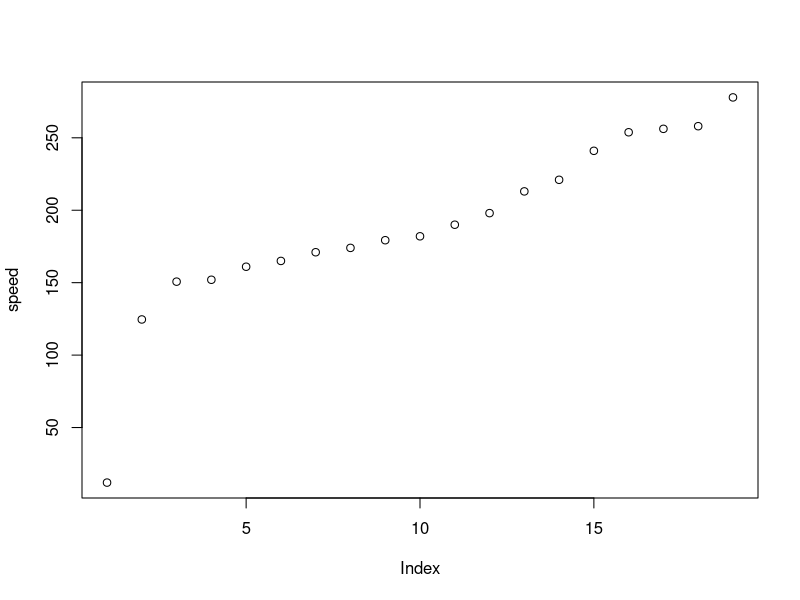
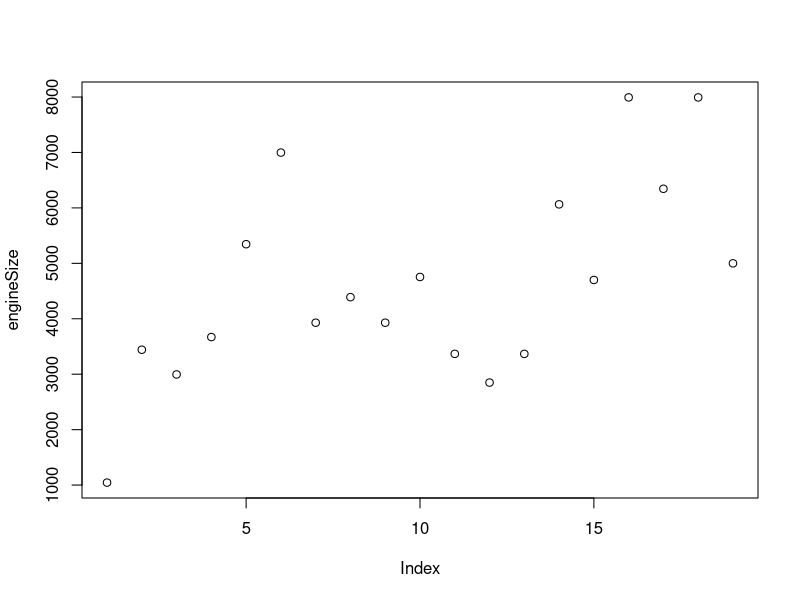
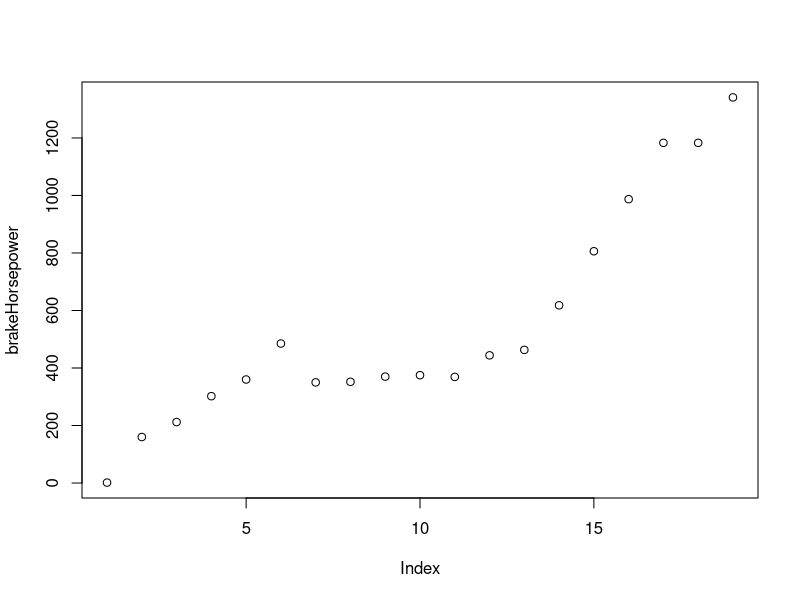
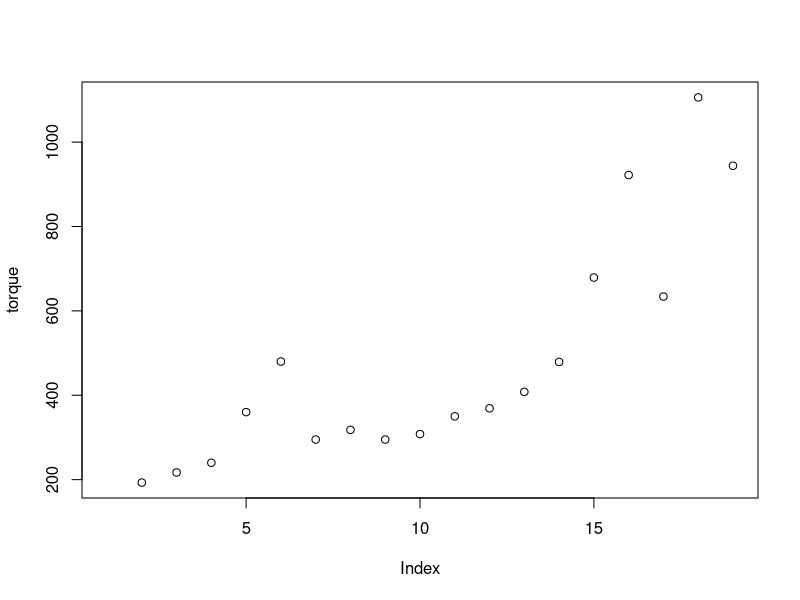
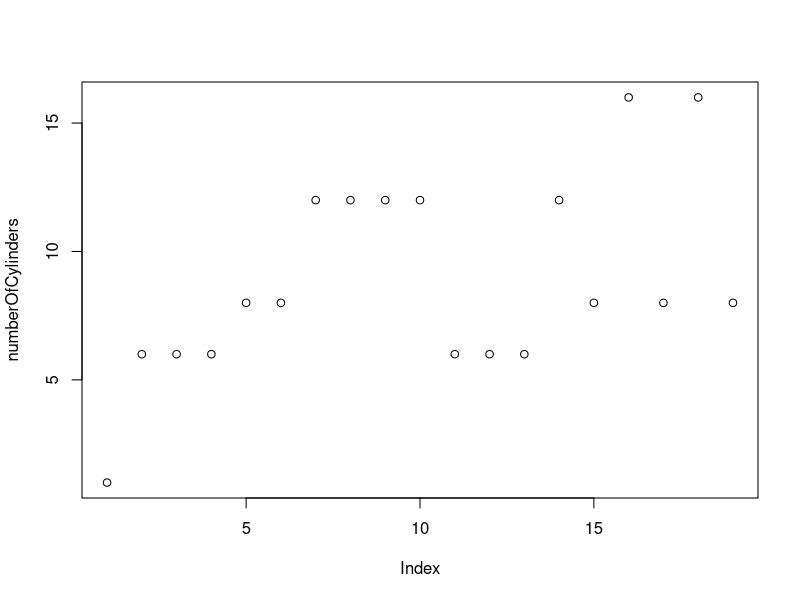
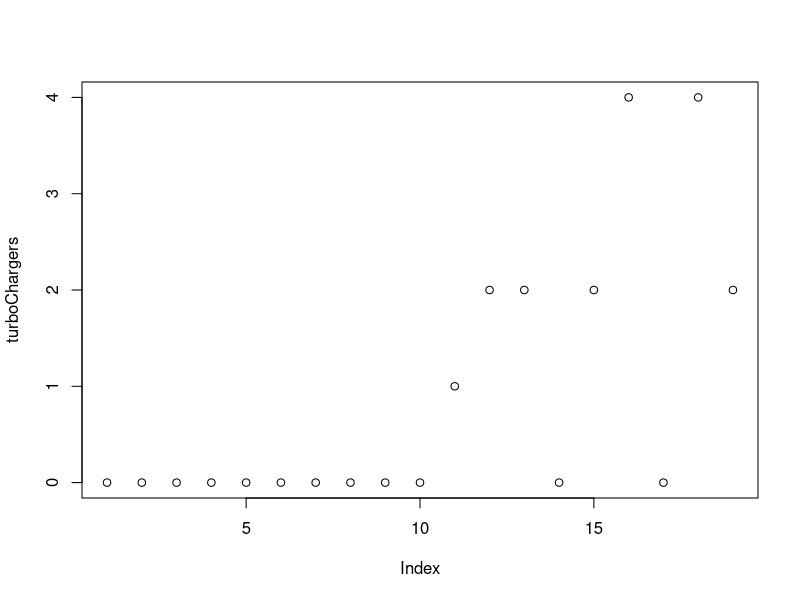
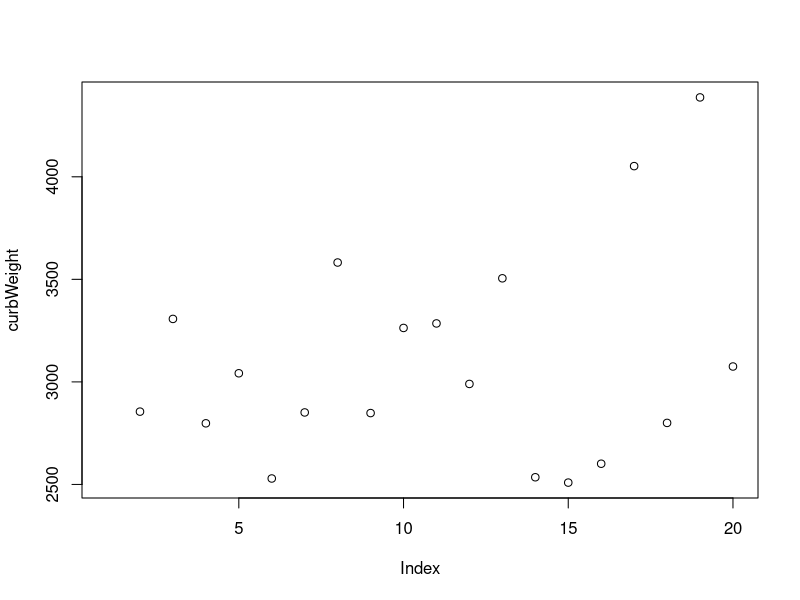
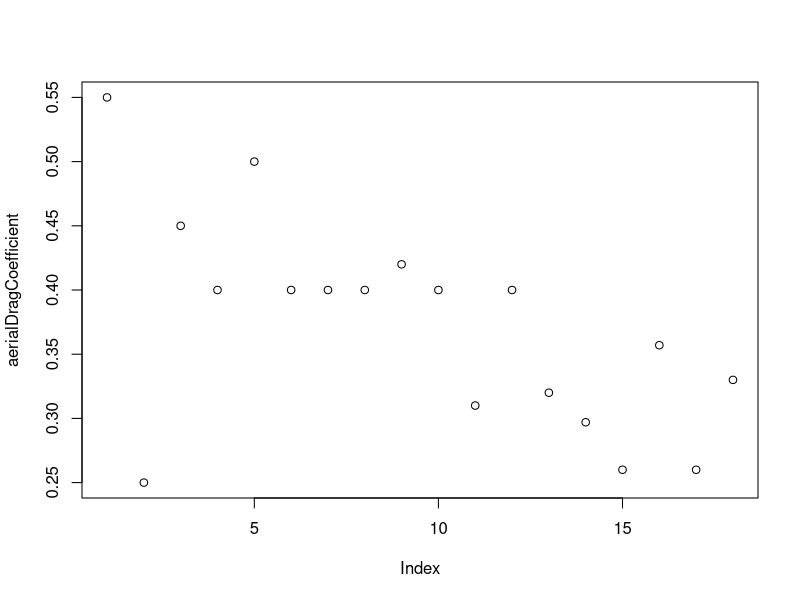

Recreate these plots in R, in order.
## ---- chunk 1
years <- c(1894, 1949, 1955, 1959, 1963, 1965, 1967, 1968, 1969, 1982, 1983, 1986, 1987, 1993, 2004, 2005, 2007, 2010, 2017)


makeModel <- c("Benz Velo", "Jaguar XK120", "Mercedes-Benz 300SL", "Aston Martin DB4 GT", "Iso Grifo GL 365", "AC Cobra Mk III 427", "Lamborghini Miura P400", "Ferrari 365 GTB/4 Daytona", "Lamborghini Miura P400S", "Lamborghini Countach LP500 S", "Ruf BTR", "Porsche 959", "Ruf CTR", "McLaren F1", "Koenigsegg CCR", "Bugatti Veyron EB 16.4", "SSC Ultimate Aero TT", "Bugatti Veyron 16.4 Super Sport", "Koenigsegg Agera RS")


speed <- c(12, 124.6, 150.7, 152, 161, 165, 171, 174, 179.3, 182, 190, 198, 213, 221, 241.009, 253.81, 256.18, 258, 277.87)
plot(speed)


engineSize <- c(1045, 3442, 2996, 3670, 5345, 6998, 3929, 4390, 3929, 4754, 3367, 2849, 3367, 6064, 4700, 7993, 6345, 7993, 5000)
plot(engineSize)


brakeHorsepower <- c(1.5, 160, 212, 302, 360, 485, 350, 352, 370, 375, 369, 444, 463, 618, 806, 987, 1183, 1183, 1341)
plot(brakeHorsepower)


torque <- c(NA, 193, 217, 240, 360, 480, 295, 318, 295, 308, 350, 369, 408, 479, 679, 922, 634, 1106, 944)
plot(torque)


numberOfCylinders <- c(1, 6, 6, 6, 8, 8, 12, 12, 12, 12, 6, 6, 6, 12, 8, 16, 8, 16, 8)
plot(numberOfCylinders)


turboChargers <- c(0, 0, 0, 0, 0, 0, 0, 0, 0, 0, 1, 2, 2, 0, 2, 4, 0, 4, 2)
plot(turboChargers)


curbWeight <- c(NA, 2855, 3307, 2798, 3042, 2529, 2851, 3582, 2848, 3263, 3285, 2990, 3505, 2535, 2509, 2601, 4052, 2800, 4387, 3075)
plot(curbWeight)


transmission <- c("auto", "auto", "auto", "auto", "manual", "manual", "manual", "manual", "manual", "manual", "manual", "manual", "manual", "manual", "manual", "dct", "auto", "dct", "dct")
table(makeModel, transmission)

aerialDragCoefficient <- c(NULL, 0.55, 0.25, 0.45, 0.40, 0.5, 0.4, 0.4, 0.4, 0.42, 0.4, 0.31, 0.4, 0.32, 0.297, 0.26, 0.357, 0.26, 0.33)
plot(aerialDragCoefficient)
